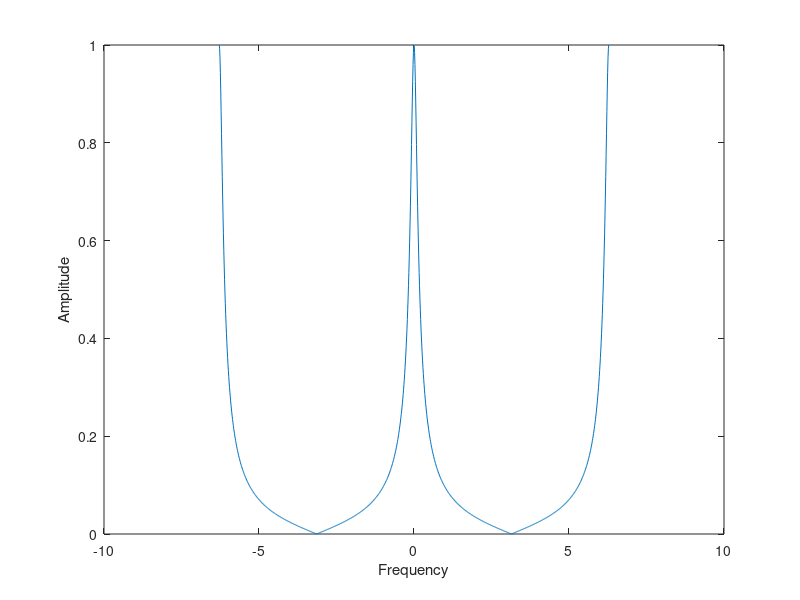
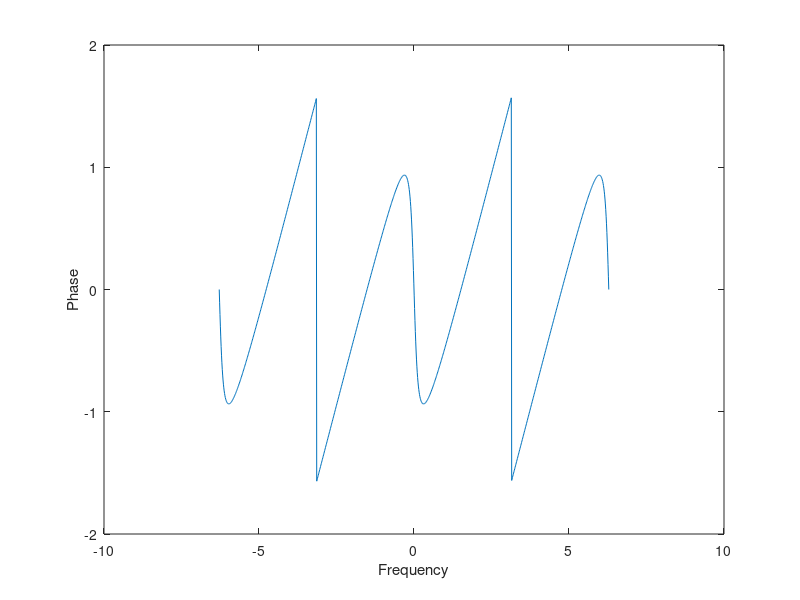
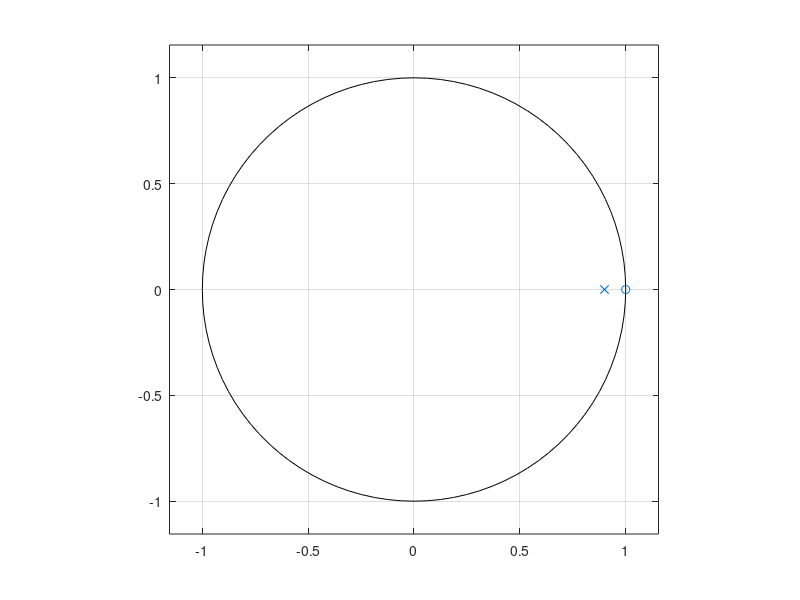

These figures' MATLAB source, in order:
%% Define Poles, zeros and Other variables
alpha = 0.9;
n = 1:1024;
w = linspace(-2*pi, 2*pi, 1024);
p1 = alpha;  %pole from the given transfer function
z1 = 1;  %zero from the given transfer function
cons = (1 - alpha)/2; %constant that's multiplied in the func
Num = 1 + exp(1i * w);
Den = 1 - alpha * exp(-1i * w);
H = cons * Num./Den;
figure;
plot(w, abs(H));
xlabel('Frequency');
ylabel('Amplitude');
figure;
plot(w, angle(H));
xlabel('Frequency');
ylabel('Phase');
%% Plot Pole-zero
figure;
zplane(z1, p1);